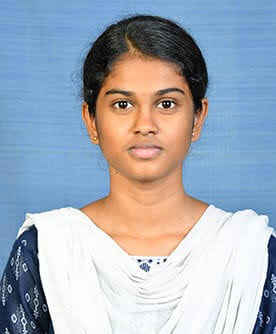
#> input picture image blending/lak1.jpg, 276 x 334 px
$ python main2.py
#> lines starting #> are read from the running program, lines starting #| are printed output that depends on the picture
import cv2
import numpy as np

# Load images
apple = cv2.imread('lak1.jpg')
#> apple is the input picture: shape (334, 276, 3); mean B, G, R 183.6, 171.2, 162.7
orange = cv2.imread('yeluru1.jpg')
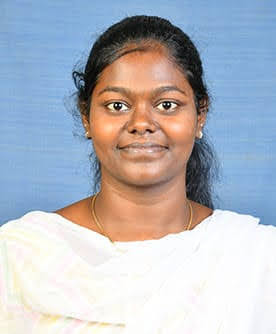
#> input picture image blending/yeluru1.jpg, 276 x 334 px
#> orange is the input picture: shape (334, 276, 3); mean B, G, R 191.7, 183, 179.5

print(apple.shape)
#| (334, 276, 3)
print(orange.shape)
#| (334, 276, 3)

# Create a half-and-half image
apple_orange = np.hstack((apple[:, :256], orange[:, 256:]))

# Generate Gaussian pyramid for apple
apple_copy = apple.copy()
gp_apple = [apple_copy]
for i in range(6):
    apple_copy = cv2.pyrDown(apple_copy)
    gp_apple.append(apple_copy)
#> this loop made 6 passes
#> pass 1, `apple_copy = cv2.pyrDown(apple_copy)`:
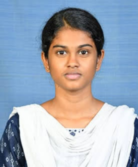
#> apple_copy: shape (167, 138, 3); mean B, G, R 183.6, 171.2, 162.6
#> after the loop, gp_apple = 7 items

# Generate Gaussian pyramid for orange
orange_copy = orange.copy()
gp_orange = [orange_copy]
for i in range(6):
    orange_copy = cv2.pyrDown(orange_copy)
    gp_orange.append(orange_copy)
#> this loop made 6 passes
#> pass 1, `orange_copy = cv2.pyrDown(orange_copy)`:
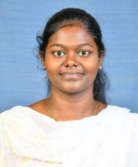
#> orange_copy: shape (167, 138, 3); mean B, G, R 191.6, 182.9, 179.3
#> after the loop, gp_orange = 7 items

# Generate Laplacian pyramid for apple
apple_copy = gp_apple[5]
lp_apple = [apple_copy]
for i in range(5, 0, -1):
    gaussian_expanded = cv2.pyrUp(gp_apple[i])
    gaussian_expanded = cv2.resize(gaussian_expanded, (gp_apple[i-1].shape[1], gp_apple[i-1].shape[0]))
    laplacian = cv2.subtract(gp_apple[i-1], gaussian_expanded)
    lp_apple.append(laplacian)
#> this loop made 5 passes
#> pass 3, `gaussian_expanded = cv2.pyrUp(gp_apple[i])`:
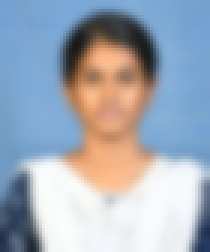
#> gaussian_expanded: shape (84, 70, 3) (shown 3 times larger); mean of channels 0, 1, 2 183.8, 170.9, 161.9; drawn as B, G, R
#> after the loop, lp_apple = 6 items

# Generate Laplacian pyramid for orange
orange_copy = gp_orange[5]
lp_orange = [orange_copy]
for i in range(5, 0, -1):
    gaussian_expanded = cv2.pyrUp(gp_orange[i])
    gaussian_expanded = cv2.resize(gaussian_expanded, (gp_orange[i-1].shape[1], gp_orange[i-1].shape[0]))
    laplacian = cv2.subtract(gp_orange[i-1], gaussian_expanded)
    lp_orange.append(laplacian)
#> this loop made 5 passes
#> pass 3, `gaussian_expanded = cv2.pyrUp(gp_orange[i])`:
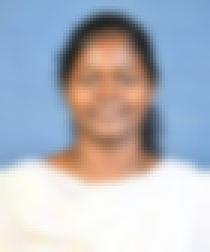
#> gaussian_expanded: shape (84, 70, 3) (shown 3 times larger); mean of channels 0, 1, 2 192.4, 183.3, 179.3; drawn as B, G, R
#> after the loop, lp_orange = 6 items

# Combine the halves of the two images at each level of the Laplacian pyramids
apple_orange_pyr = []
for apple_lap, orange_lap in zip(lp_apple, lp_orange):
    cols, rows, ch = apple_lap.shape
    laplacian = np.hstack((apple_lap[:, :cols//2], orange_lap[:, cols//2:]))
    apple_orange_pyr.append(laplacian)
#> this loop made 6 passes
#> (cols, rows) on passes 1 to 6: (11, 9), (21, 18), (42, 35), (84, 69), (167, 138), (334, 276)
#> pass 3, `laplacian = np.hstack((apple_lap[:, :cols//2], orange_lap[:, cols//2:]))`:
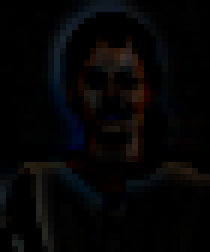
#> laplacian: shape (42, 35, 3) (shown 6 times larger); mean of channels 0, 1, 2 4.8, 4.5, 5; drawn as B, G, R
#> after the loop, apple_orange_pyr = 6 items

# Reconstruct the image from the combined Laplacian pyramid
apple_orange_reconst = apple_orange_pyr[0]
for i in range(1, 6):
    apple_orange_reconst = cv2.pyrUp(apple_orange_reconst)
    apple_orange_reconst = cv2.resize(apple_orange_reconst, (apple_orange_pyr[i].shape[1], apple_orange_pyr[i].shape[0]))
    apple_orange_reconst = cv2.add(apple_orange_pyr[i], apple_orange_reconst)
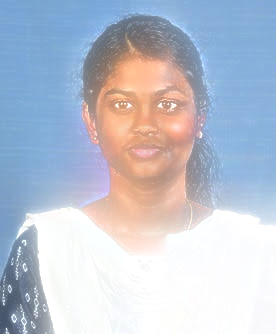
#> apple_orange_reconst: shape (334, 276, 3); mean of channels 0, 1, 2 208.2, 194.2, 187.5; drawn as B, G, R

# Display results
cv2.imshow("apple", apple)
cv2.imshow("orange", orange)
cv2.imshow("apple_orange", apple_orange)
cv2.imshow("apple_orange_reconstruct", apple_orange_reconst)

cv2.waitKey(0)
cv2.destroyAllWindows()
